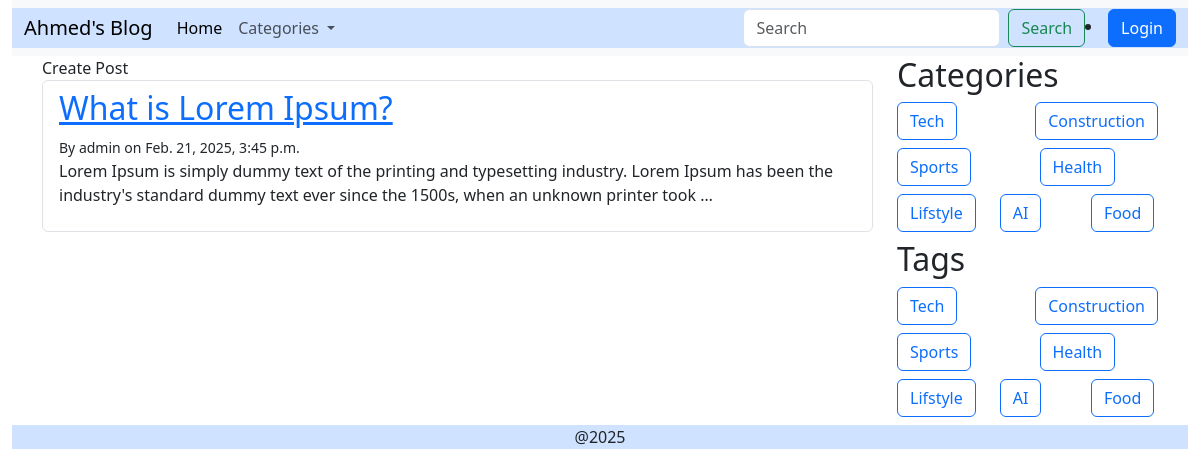
The page /?tag=Tech on the database its author committed.
### Blogs/models.py (models this page shows, shortened)
class posts(models.Model):
    title = models.CharField(max_length=100)
    content = models.TextField()
    author = models.ForeignKey(User, on_delete=models.CASCADE)
    category = models.ForeignKey(categories, on_delete=models.SET_NULL, blank=True, null=True)
    tag = models.ManyToManyField(tags, blank=True)
    created_at = models.DateTimeField(auto_now_add=True)
    updated_at = models.DateTimeField(auto_now=True)
    view_count = models.PositiveBigIntegerField(default=0)
    liked_users = models.ManyToManyField(User, related_name='liked_posts')

class categories(models.Model):
    name = models.CharField(max_length=20, unique=True)

class tags(models.Model):
    name = models.CharField(max_length=20, unique=True)

### Blogs/views.py (the view)
# urls.py: path("", views.posts_list, name='posts_list'),
def posts_list(request):
    categoryQ=request.GET.get('category', None)
    tagQ=request.GET.get('tag', None)
    if categoryQ:
        post = posts.objects.filter(category__name=categoryQ)
    elif tagQ:
        post = posts.objects.filter(tag__name=tagQ)
    else:
        post = posts.objects.all()
    tag = tags.objects.all()
    category = categories.objects.all()
    return render(request, 'blog/All_posts.html', {'post': post, 'tag': tag, 'category': category})

### templates/blog/All_posts.html (shortened to what this page needs)
{% extends "blog/base.html" %}
{% block content %}
<a class ='nav-link' href="{% url 'create_post' %}">Create Post</a>
<ul class="list-group">
    {% for post in post %}
    <li class="list-group-item">
        <h2><a href="{% url 'post_detail' post.id %}">{{ post.title }}</a></h2>
        <small> By {{ post.author }} on {{post.created_at }}</small>
        <p>{{ post.content|truncatewords:30 }}</p>
    </li>
    {% empty %}
    <li class="list-group-item">No posts found.</li>
    {% endfor %}
</ul>
{% endblock %}

### templates/blog/base.html (shortened to what this page needs)
<!DOCTYPE html>
<html>
    <head>
        <link rel="stylesheet" href="https://cdn.jsdelivr.net/npm/bootstrap@5.3.3/dist/css/bootstrap.min.css">
        <link rel="stylesheet" href="https://cdn.jsdelivr.net/npm/bootstrap-icons@1.7.2/font/bootstrap-icons.css">
    </head>
    <body>
        <div class="container-fluid">
            <nav class="navbar navbar-expand-lg bg-body-tertiary">
                <div class="container-fluid bg-primary-subtle">
                  <a class="navbar-brand" href="{% url 'posts_list' %}">Ahmed's Blog</a>
                  <div class="collapse navbar-collapse" id="navbarSupportedContent">
                    <ul class="navbar-nav me-auto mb-2 mb-lg-0">
                      <li class="nav-item">
                        <a class="nav-link active" aria-current="page" href="{% url 'posts_list' %}">Home</a>
                      </li>
                      <li class="nav-item dropdown">
                        <a class="nav-link dropdown-toggle" href="#" role="button" data-bs-toggle="dropdown" aria-expanded="false">
                          Categories
                        </a>
                      </li>
                    </ul>
                    <form class="d-flex" role="search">
                      <input class="form-control me-2" type="search" placeholder="Search" aria-label="Search">
                      <button class="btn btn-outline-success" type="submit">Search</button>
                    </form>
                    {% if user.is_authenticated %}
                      <div class="dropdown">
                        <a class="btn btn-secondary dropdown-toggle" href="#" role="button" data-bs-toggle="dropdown" aria-expanded="false">
                          Welcome, {{ user.username }}
                        </a>
                        <ul class="dropdown-menu">
                          <li>
                            <form method="post" action="{% url 'logout' %}">
                              {% csrf_token %}
                              <button type="submit" class="dropdown-item">Logout</button>
                            </form>
                          </li>
                        </ul>
                      </div>
                    {% else %}
                      <li class="nav-item">
                        <a class="btn btn-primary" href="{% url 'login' %}" onclick="openLoginModal(); return false;">Login</a>
                      </li>
                    {% endif %}
                  </div>
                </div>
              </nav>
        <div class="container">
            <div class="row">
                <div class="blog-card col-md-9">
                    {% block content %}
                    {% endblock %}
                </div>
                <div class="blog-card col-md-3">
                    <div class="row">
                        <h2>Categories</h2>
                        {% for category in category %}
                        <div class="col mb-2">
                        <a href="{% url 'posts_list' %}?category={{category.name}}" class="btn btn-outline-primary">{{ category.name }}</a>
                        </div>
                        {% endfor %}
                    </div>
                    <div class="row">
                        <h2>Tags</h2>
                        {% for tag in tag %}
                        <div class="col mb-2">
                        <a href="{% url 'posts_list' %}?tag={{tag.name}}" class="btn btn-outline-primary">{{ tag.name }}</a>
                        </div>
                        {% endfor %}
                    </div>
                </div>
            </div>
        </div>
            <footer class="footer bg-primary-subtle text-center"><p>@2025</p></footer>
        </div>
    </body>
</html>

### rows shown on the page
posts: title "What is Lorem Ipsum?", author "admin", created_at "Feb. 21, 2025, 3:45 p.m.", content "Lorem Ipsum is simply dummy text of the printing and typesetting industry. Lorem Ipsum has been the industry's standard dummy text ever since the 1500s, when an unknown printer took …"
categories: name "Tech"
categories: name "Construction"
categories: name "Sports"
categories: name "Health"
categories: name "Lifstyle"
categories: name "AI"
categories: name "Food"
tags: name "Tech"
tags: name "Construction"
tags: name "Sports"
tags: name "Health"
tags: name "Lifstyle"
tags: name "AI"
tags: name "Food"
